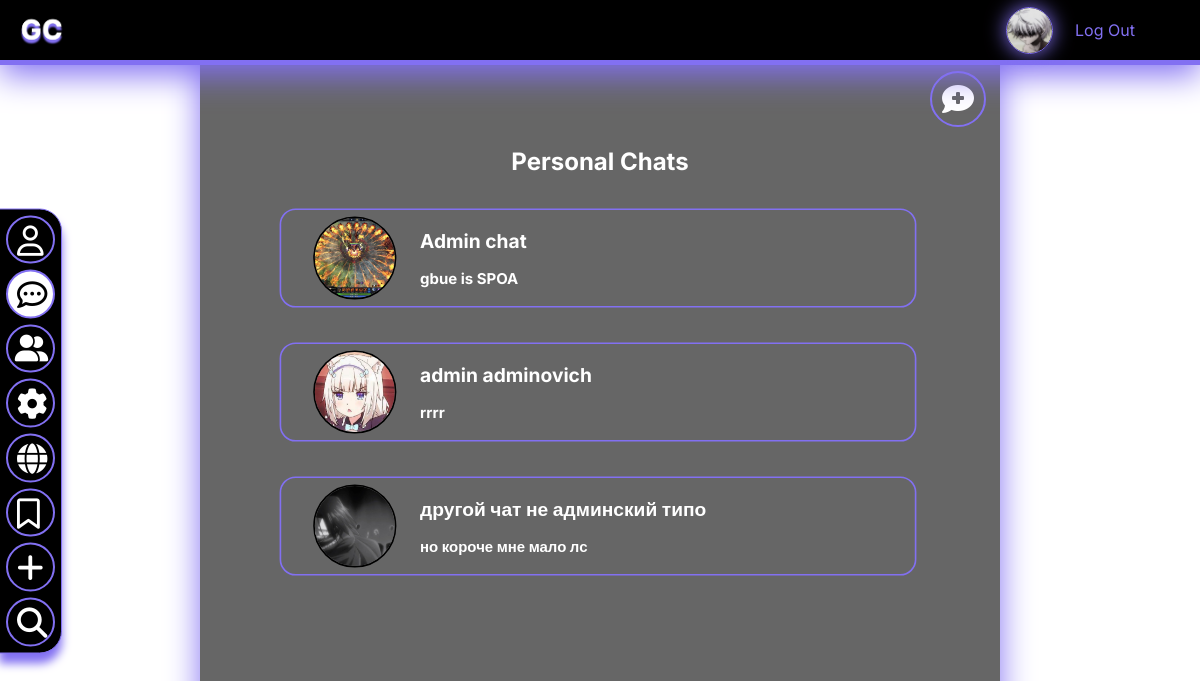
The app's page /chatlist (signed in), older data.
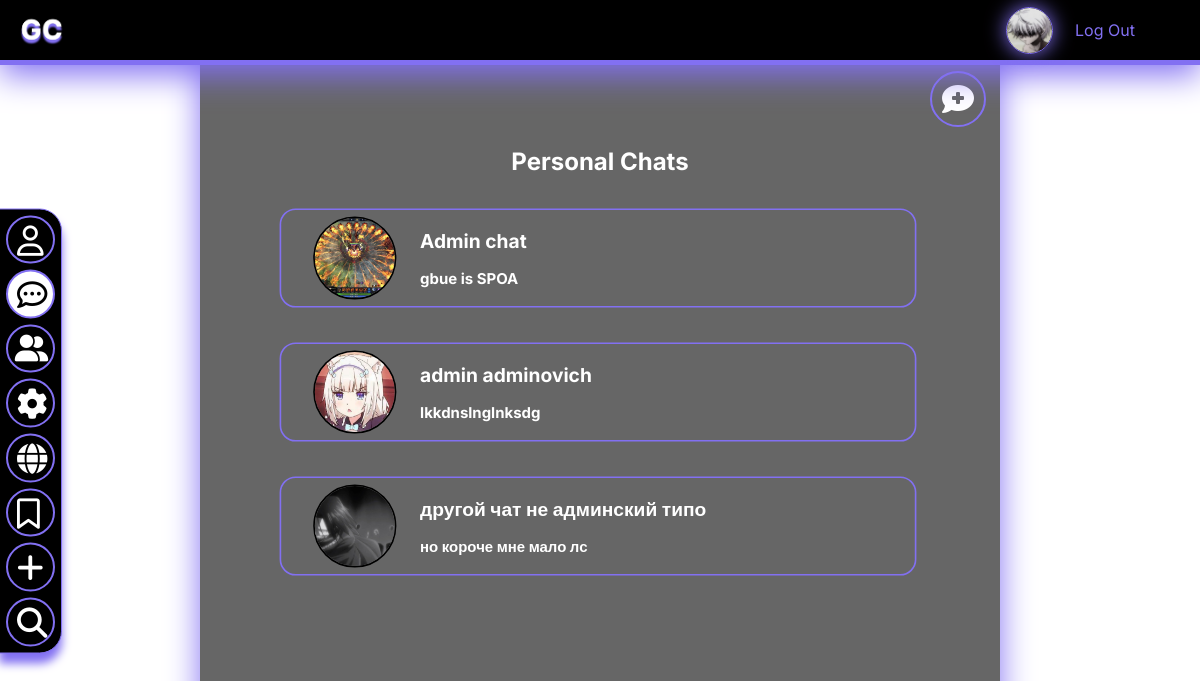
The same page, newer data.
### chat/models.py (models this page shows)
class Message(models.Model):
    chat = models.ForeignKey(to=Chat, on_delete=models.CASCADE,
                             verbose_name=_('chat'))
    author = models.ForeignKey(to=User, on_delete=models.CASCADE,
                               verbose_name=_('author'))
    content = models.TextField(verbose_name=_('content'))
    is_read = models.BooleanField(default=False,
                                  verbose_name=_('message has been read'))
    date_create = models.DateTimeField(auto_now=True,
                                       verbose_name=_('date of creation'))
    class Meta:
        verbose_name = _('message')
        verbose_name_plural = _('messages')

class Chat(models.Model):
    name = models.CharField(max_length=50, blank=True,
                            verbose_name=_('chat name'))
    avatar = models.ImageField(upload_to="images/chat_avatars/",
                               default="images/DEFAULT_CHAT_AVATAR.jpg",
                               blank=True)
    is_multy = models.BooleanField(default=False,
                                   verbose_name=_('is multichat'))
    date_create = models.DateTimeField(auto_now=True,
                                       verbose_name=_('date of creation'))
    class Meta:
        verbose_name = _('chat')
        verbose_name_plural = _('chats')

### chat/views.py (the view)
# urls.py: path('chatlist', chat_views.chat_list, name='chat-list'),
@login_required
def chat_list(request):
    def clear(chats):
        for chat in chats:
            if chat['last_message'] is not None:
                yield chat
    context = {}
    chats_objects = get_chats(request.user)
    chats = [generate_chat(chat, request.user)
             for chat
             in chats_objects]
    context['chats'] = clear(chats)
    return render(request, 'chatlist.html', context)

### chat/utils.py (called while the page is built)
def get_chats(user) -> list:
    chats = [access.chat
             for access
             in Access.objects.filter(user=user)
             if access.mode != 0]
    return chats

def generate_chat(chat: Chat, current_user: User) -> dict:
    response = {'id': chat.id,
                'name': get_chat_name(chat, current_user),
                'avatar': get_chat_avatar(chat, current_user),
                'last_message': get_last_message(chat),
                'is_multy': chat.is_multy,
                'info_link': get_chat_info_link(chat, current_user)}
    return response

def get_last_message(chat: Chat) -> Message:
    message = Message.objects.filter(chat=chat).last()
    return message

def get_interlocutor(chat: Chat, current_user: User) -> User | None:
    if chat.is_multy:
        return None
    members = [access.user
               for access
               in Access.objects.filter(chat=chat)]
    for member in members:
        if member == current_user:
            continue
        interlocutor = member
    return interlocutor

### users/utils.py (called while the page is built)
def get_profile(user: User) -> Profile:
    profile = Profile.objects.get(user=user)
    return profile

### chat/templates/chatlist.html (shortened to what this page needs)
{% extends 'base.html' %}
{% load static %}
{% block style %}<link rel="stylesheet" href="{% static '/css/chatlist.css' %}">{% endblock %}
{% block content %}
    <div class="chat_box">
        <a href="{% url 'new-multychat' %}" class = "create_chat"><i class="fa-solid fa-comment-medical create"></i></a>
        <h2 style="text-align:center;"> Personal Chats </h2>
        {% for chat in chats %}
        <a href="{% url 'chat' chat.id %}">
            <div class="chat_item">
                <img class="chat-user-pic image_avatar" src="{{chat.avatar.url}}">
                <div class="chat_texts">
                <h2>{{ chat.name }}</h2>
                {% if chat.last_message %}
                <h3 id="last_message">{{ chat.last_message.content }}</h3>
                {% endif %}
                </div>
            </div>
        </a>
        {% endfor %}
    </div>
{% endblock %}

Row changes from the older to the newer data that the page shows:
no longer on this page (row unchanged): Message: name "admin adminovich", last_message.content "rrrr"
added Message: name "admin adminovich", last_message.content "lkkdnslnglnksdg"
